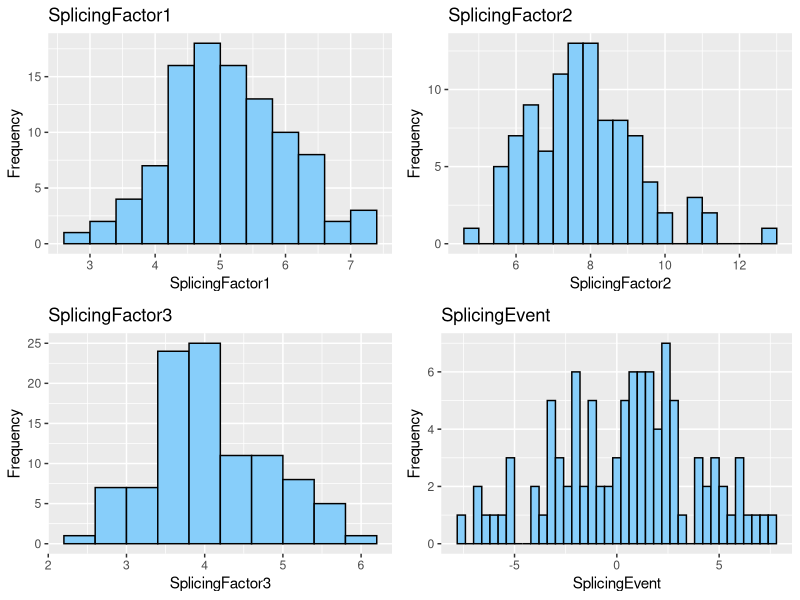
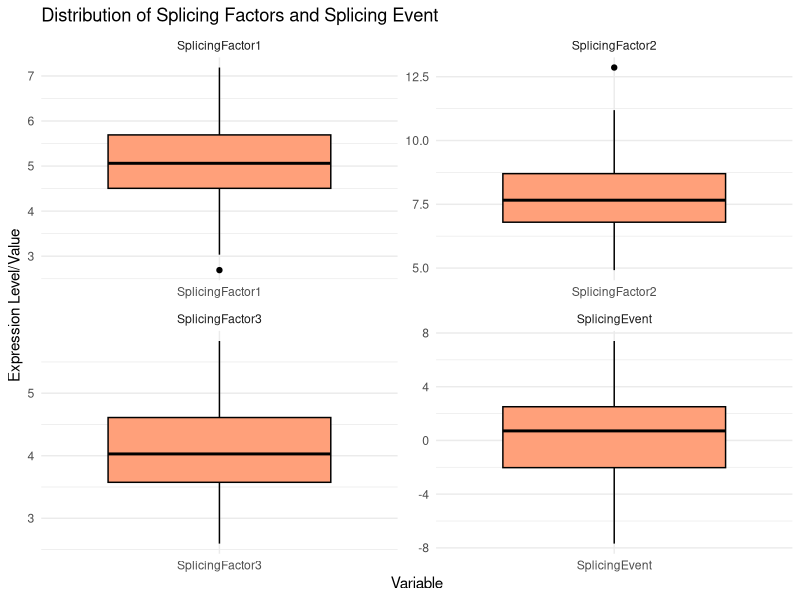
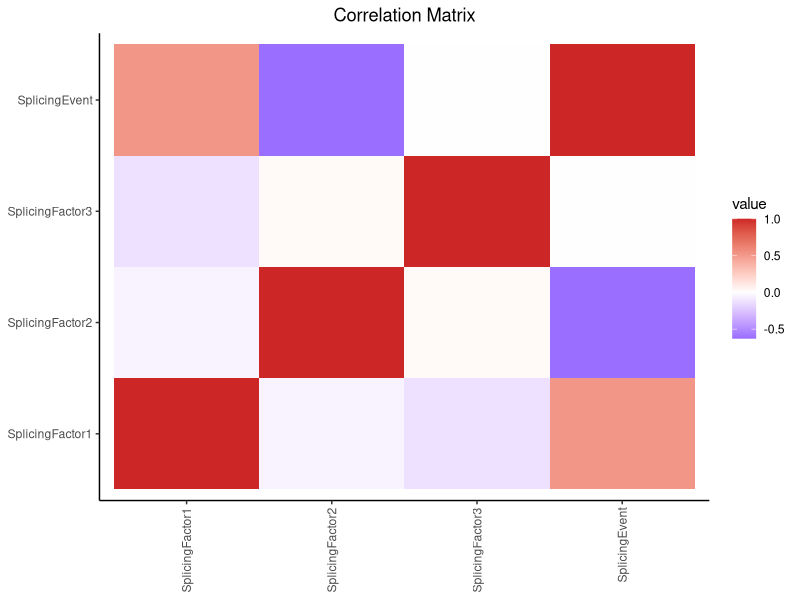
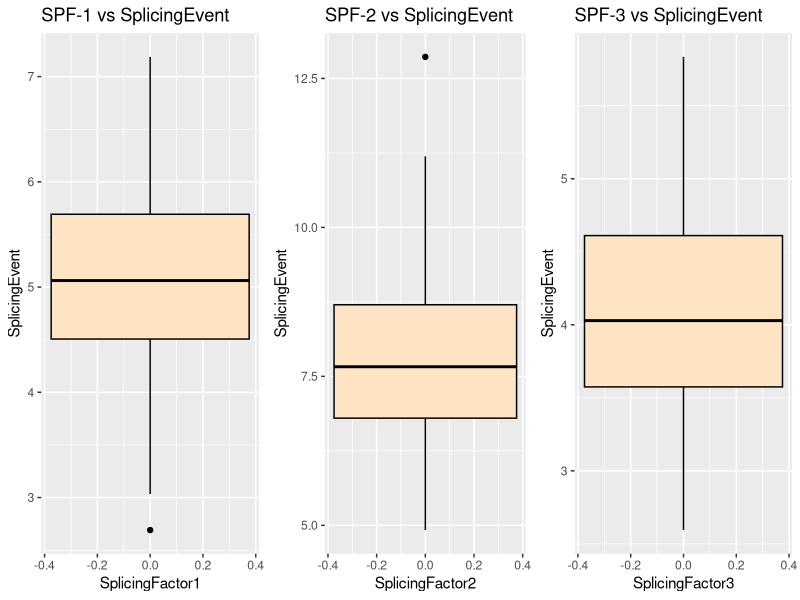
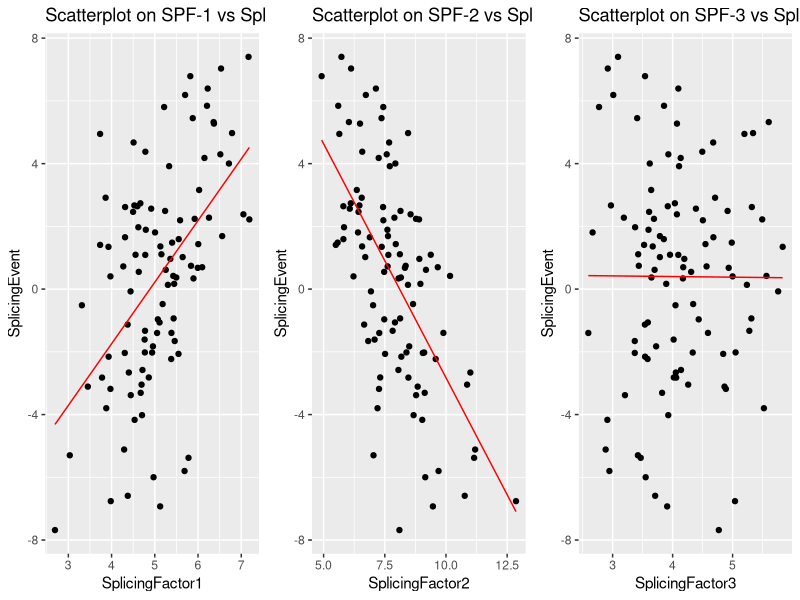

Source code (R) for these figures, in order:
# Load required library
library(ggplot2)
library(reshape2) 
library(gridExtra)
library(corrplot)
library(caret) 

# set the path of your directory
setwd("")

######################### Data Exploration ###################################
  
# load the data
splicing_data <- read.csv("test_data.csv")

# Perform summary statistics on the dataset
summary(splicing_data)

# Check for missing values using sapply function
missing_values <- sapply(splicing_data, function(x) sum(is.na(x)))
print(missing_values) # all columns return 0, so no missing values

# Check for any outliers in the dataset through a histogram 
# Create the plot object:
hist_SplicingFactor1 <- ggplot(splicing_data, aes(x = SplicingFactor1)) +
  geom_histogram(binwidth = 0.4, fill = "lightskyblue", color = "black") +
  labs(title = "SplicingFactor1", x = "SplicingFactor1", y = "Frequency")

hist_SplicingFactor2 <- ggplot(splicing_data, aes(x = SplicingFactor2)) +
  geom_histogram(binwidth = 0.4, fill = "lightskyblue", color = "black") +
  labs(title = "SplicingFactor2", x = "SplicingFactor2", y = "Frequency")

hist_SplicingFactor3 <- ggplot(splicing_data, aes(x = SplicingFactor3)) +
  geom_histogram(binwidth = 0.4, fill = "lightskyblue", color = "black") +
  labs(title = "SplicingFactor3", x = "SplicingFactor3", y = "Frequency")

hist_SplicingEvent <- ggplot(splicing_data, aes(x = SplicingEvent)) +
  geom_histogram(binwidth = 0.4, fill = "lightskyblue", color = "black") +
  labs(title = "SplicingEvent", x = "SplicingEvent", y = "Frequency")

# Arrange the histograms in a grid, 2 columns by 2 rows
grid.arrange(hist_SplicingFactor1, hist_SplicingFactor2, hist_SplicingFactor3, hist_SplicingEvent, ncol = 2)

# Another visualization to view the outliers clearly
melted_data <- reshape2::melt(splicing_data, id.vars = "SubjectID")

# Create boxplot visualizations
boxplots <- ggplot(melted_data, aes(x = variable, y = value)) +
  geom_boxplot(fill = "lightsalmon", color = "black") +
  labs(title = "Distribution of Splicing Factors and Splicing Event",
       x = "Variable",
       y = "Expression Level/Value") +
  theme_minimal() +
  facet_wrap(~variable, scales = "free")

# Print the boxplots
print(boxplots)

# Generate a correlation matrix to assess the relationships between splicing factors & splicing event.
correlation_matrix <- cor(splicing_data[, -1]) # removing the SubjectID column, default is pearson
print(correlation_matrix)

# Convert correlation matrix to data frame and melt it
correlation_df <- melt(correlation_matrix)

# Plot the correlation matrix as a heatmap for better visualization
ggplot(data = correlation_df, aes(x = Var1, y = Var2, fill = value)) +
  geom_tile() +
  theme_classic() +
  scale_fill_gradient2(low = "blue", mid = "white", high = "firebrick3", midpoint = 0) +
  theme(axis.text.x = element_text(angle = 90, vjust = 0.5, hjust=1),
  plot.title = element_text(hjust=0.5)) +
  labs(x = NULL, y = NULL) + ggtitle("Correlation Matrix")

##################### Data Visualization ########################

# splicing factor 1 and splicing event boxplot as q1
q1 <- ggplot(splicing_data, aes(y = SplicingFactor1)) +
  geom_boxplot(fill = "bisque", color = "black") +
  labs(title = "SPF-1 vs SplicingEvent",
       x = "SplicingFactor1",
       y = "SplicingEvent")

# splicing factor 2 and splicing event boxplot as q2
q2 <- ggplot(splicing_data, aes(y = SplicingFactor2)) +
  geom_boxplot(fill = "bisque", color = "black") +
  labs(title = "SPF-2 vs SplicingEvent",
       x = "SplicingFactor2",
       y = "SplicingEvent")

# splicing factor 3 and splicing event boxplot as q3
q3 <- ggplot(splicing_data, aes(y = SplicingFactor3)) +
  geom_boxplot(fill = "bisque", color = "black") +
  labs(title = "SPF-3 vs SplicingEvent",
       x = "SplicingFactor3",
       y = "SplicingEvent")

# Combine the plots using grid arrange function
grid.arrange(q1, q2, q3, nrow = 1)

# Creating scatterplots to visualize the relationships for each splicing factor and splicing event
# splicing factor 1 and splicing event scatterplot as p1
p1 <- ggplot(splicing_data, aes(x = SplicingFactor1, y = SplicingEvent)) +
  geom_point() +
  geom_smooth(method = "lm", se = FALSE, color = "red", size = 0.5) +  # Add linear regression line
  labs(title = "Scatterplot on SPF-1 vs SplicingEvent",
       x = "SplicingFactor1",
       y = "SplicingEvent")

# splicing factor 2 and splicing event scatterplot as p2
p2 <- ggplot(splicing_data, aes(x = SplicingFactor2, y = SplicingEvent)) +
  geom_point() +
  geom_smooth(method = "lm", se = FALSE, color = "red", size = 0.5) +  # Add linear regression line
  labs(title = "Scatterplot on SPF-2 vs SplicingEvent",
       x = "SplicingFactor2",
       y = "SplicingEvent")

# splicing factor 3 and splicing event scatterplot as p3
p3 <- ggplot(splicing_data, aes(x = SplicingFactor3, y = SplicingEvent)) +
  geom_point() +
  geom_smooth(method = "lm", se = FALSE, color = "red", size = 0.5) +  # Add linear regression line
  labs(title = "Scatterplot on SPF-3 vs SplicingEvent",
       x = "SplicingFactor3",
       y = "SplicingEvent")

# Combine the above 3 plots using grid arrange function
grid.arrange(p1, p2, p3, nrow = 1)

##################### Predictive Modeling #########################

# Set the seed for reproducibility
set.seed(999)

# Split the dataset into training set (70%) and testing set (30%)
train_indices <- createDataPartition(splicing_data$SplicingEvent, p = 0.7, list = FALSE)
training_set <- splicing_data[train_indices, ]
testing_set <- splicing_data[-train_indices, ]

dim(training_set) # 72 by 5
dim(testing_set) # 28 by 5

# Build multiple linear regression model
linear_model <- lm(SplicingEvent ~ SplicingFactor1 + SplicingFactor2 + SplicingFactor3, data = training_set)

# Print the summary of the linear regression model
summary(linear_model)

# Splicing factor 1 has the positive significant effect on the splicing event.
# Splicing factor 2 has a negative significant effect on the splicing event.
# Splicing factor 3 has no significant effect on the splicing event.